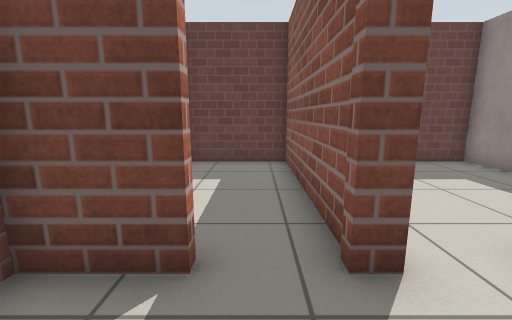
[1] (above)

16 first-person views from a walk through a robot-simulator world made for Gazebo. The camera is 0.89 m above the floor, tilts 10° down and sees 90° across. The floor is counted in squares, 0.5 m on a side. Each view is taken from the middle of a square. On the plan, view 1 faces up. The plan holds only what a view shows up to about 15 squares ahead; the rest is blank. Gazebo's built-in surfaces are drawn with simple patterns.

[2]
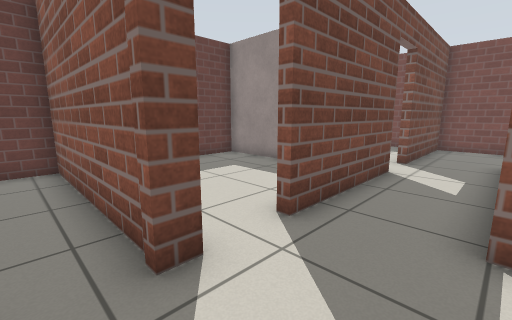

[3]
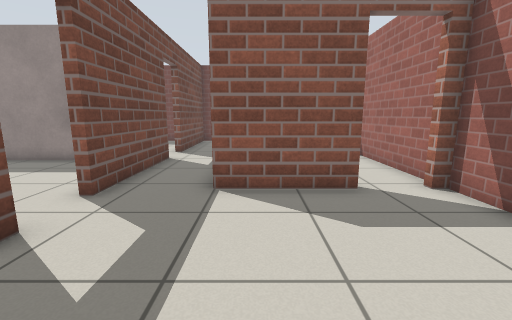

[4]
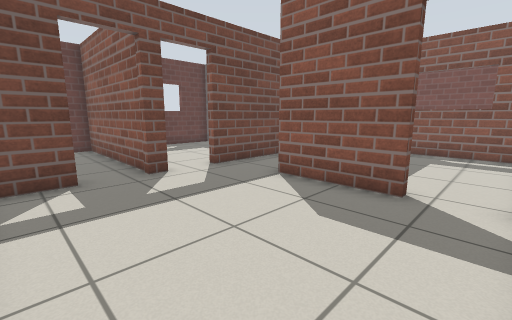

[5]
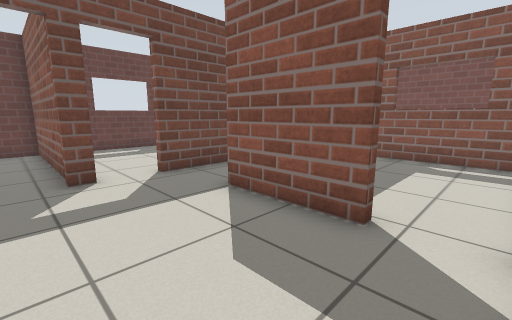

[6]
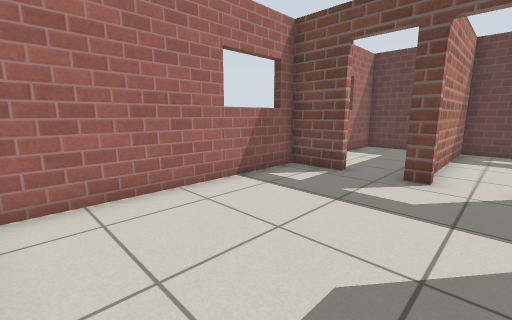

[7]
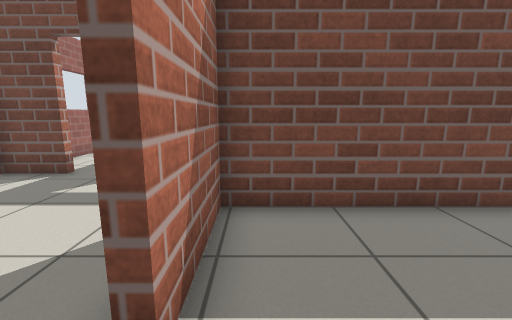

[8]
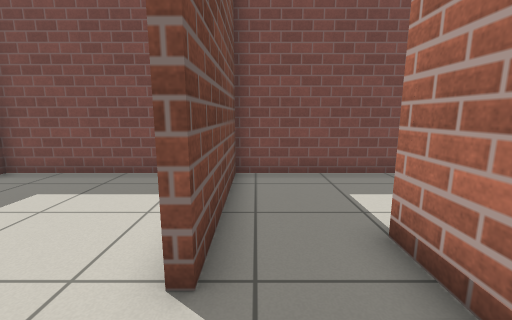

[9]
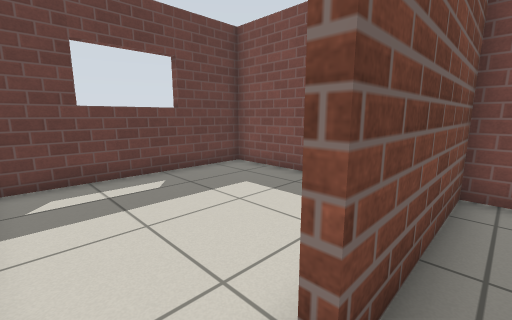

[10]
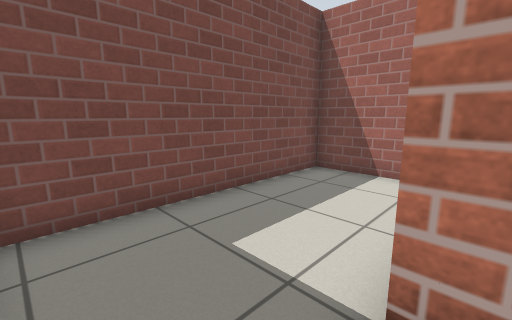

[11]
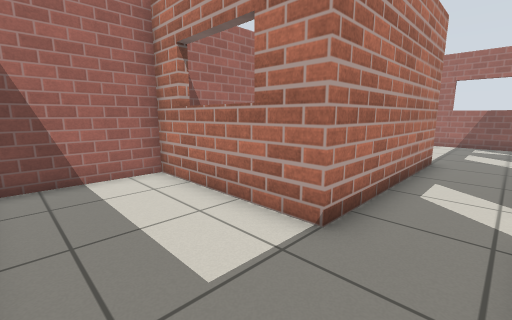

[12]
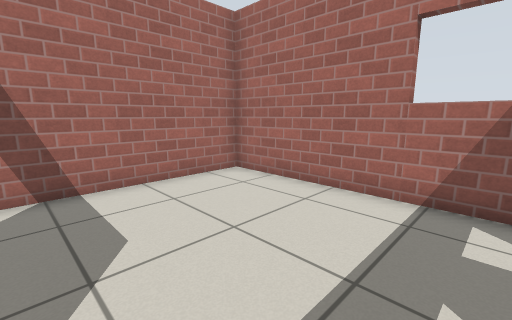

[13]
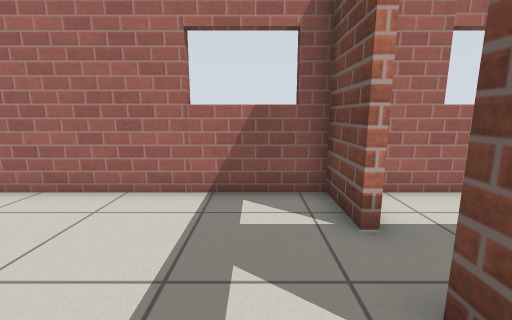

[14]
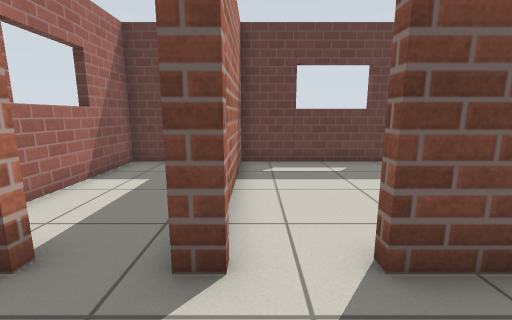

[15]
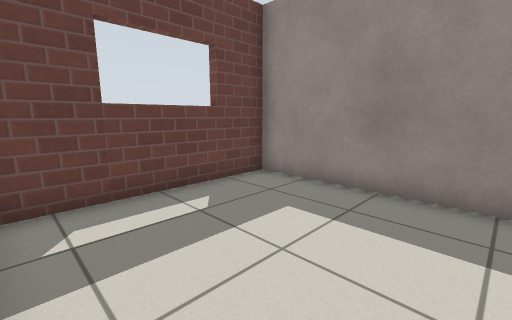

[16]
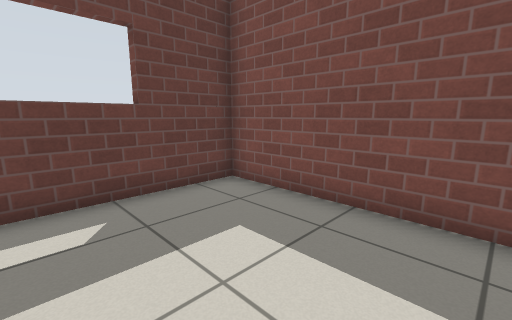

### Floor plan
Ten units are one square. View 1 is at (0, 0); x grows to the right and y downward. Boxes are objects, and circles mark ways between rooms. Rooms are numbered by the first view taken in them; rooms with no view inside come last. Other rooms are left out.
<svg viewBox="-32 -102 194 164">
<path fill="none" stroke="#000" d="M40 35 40 0 115 0M18 -26 12 -26M-6 -26 -27 -26 -27 57 40 57 40 52M86 -26 35 -26M125 -26 103 -26M49 57 105 57M100 3 43 3 43 35M112 51 112 10M115 0 115 57 157 57 157 -26 125 -26M80 -38 80 -97 15 -97 15 -41M157 -37 157 -97 88 -97M12 -26 12 -97 -27 -97 -27 -39"/>
<circle cx="40" cy="45" r="3" fill="#2a7"/>
<circle cx="120" cy="-15" r="3" fill="#2a7"/>
<circle cx="15" cy="-30" r="3" fill="#2a7"/>
<circle cx="95" cy="-30" r="3" fill="#2a7"/>
<text x="30" y="10">1</text>
<text x="70" y="30">2</text>
<text x="140" y="20">3</text>
<text x="40" y="-70">4</text>
<text x="120" y="-70">5</text>
<text x="-10" y="-70">6</text>
</svg>
Room 1 opens to room 2. Room 1 opens to room 3. Room 1 opens to room 4. Room 1 opens to room 5.

Where each view was taken, in squares from view 1:
view 1: 0 up, 0 right, facing up
view 2: 0 up, 0 right, facing up-right
view 3: 1 down, 2 left, facing right
view 4: 5 down, 2 left, facing up-right
view 5: 5 down, 0 right, facing up-right
view 6: 5 down, 3 right, facing up-left
view 7: 5 down, 5 right, facing up
view 8: 2 up, 8 right, facing right
view 9: 2 up, 9 right, facing up-right
view 10: 2 up, 11 right, facing down-right
view 11: 2 up, 15 right, facing down-left
view 12: 1 up, 3 right, facing down-left
view 13: 1 up, 3 right, facing left
view 14: 0 up, 2 right, facing up
view 15: 4 up, 2 right, facing up-right
view 16: 4 up, 11 right, facing up-right
